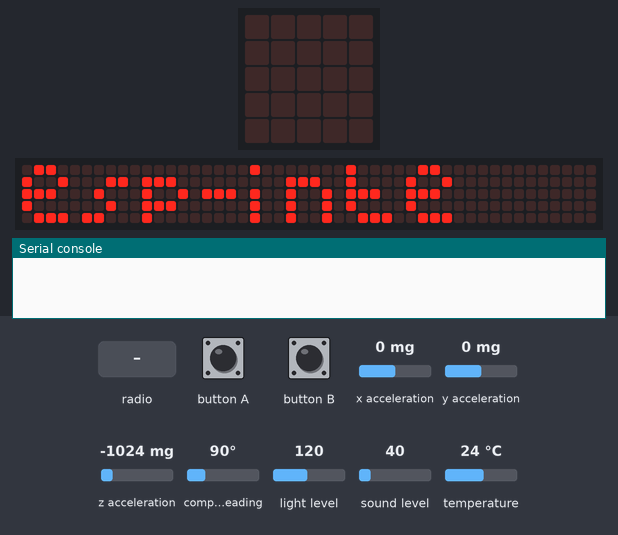
The program below on a simulated BBC micro:bit running MicroPython. Parts: the board's 5×5 LED display, a strip that is not on the board, showing the scrolling text unrolled, the last lines printed to the serial console. The test bench sets the inputs (shaded band); at power-on: x acceleration 0 mg, light level 120, y acceleration 0 mg, z acceleration -1024 mg, compass heading 90°, sound level 40, temperature 24 °C. No radio messages arrive unless stated (any console line starting 'radio sent:' is added by the test bench); the 48×5 strip is a reading aid, not a part: it shows the text the display is scrolling, unrolled, one strip-width of it at a time; the compass is already calibrated.

Above: at 2.91 s.
4.2 s: button A pressed for 0.15 s
At 4.7 s:
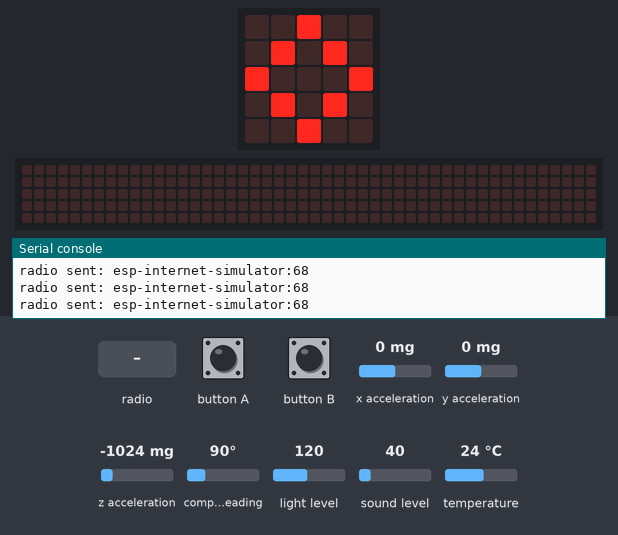
4.9 s: x acceleration set to -1440 mg
At 6.6 s:
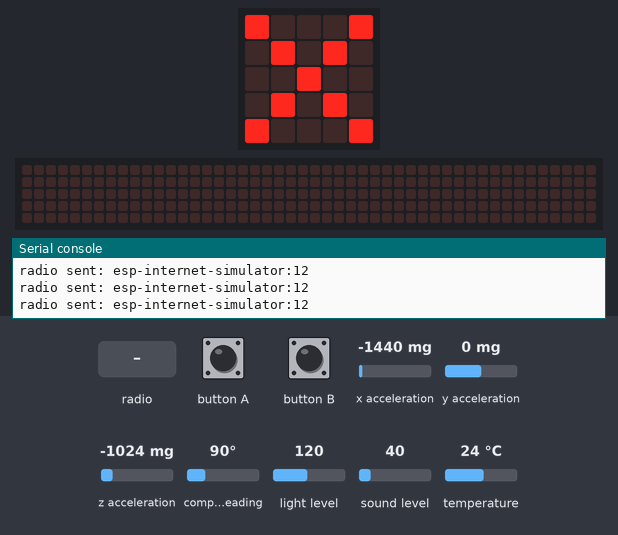
6.8 s: button B pressed for 0.15 s
At 6.88 s:
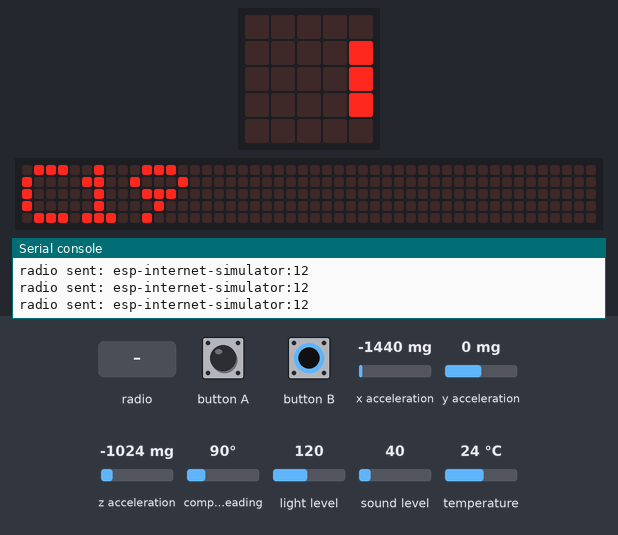
7.5 s: radio message "1" arrives
At 9.41 s:
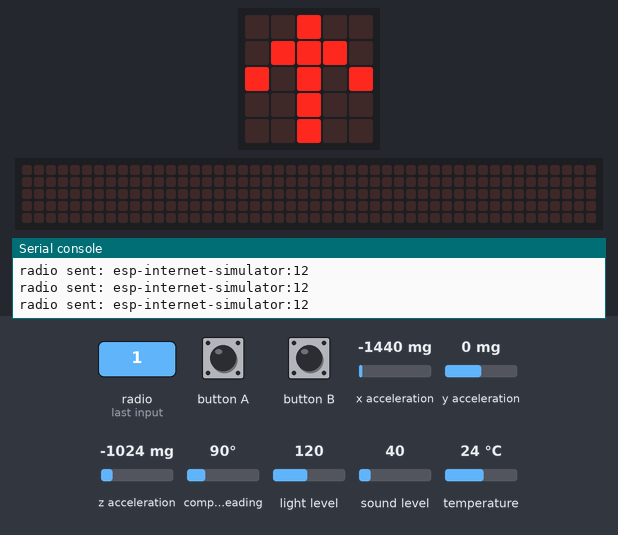
10.5 s: light level set to 5
At 11.8 s:
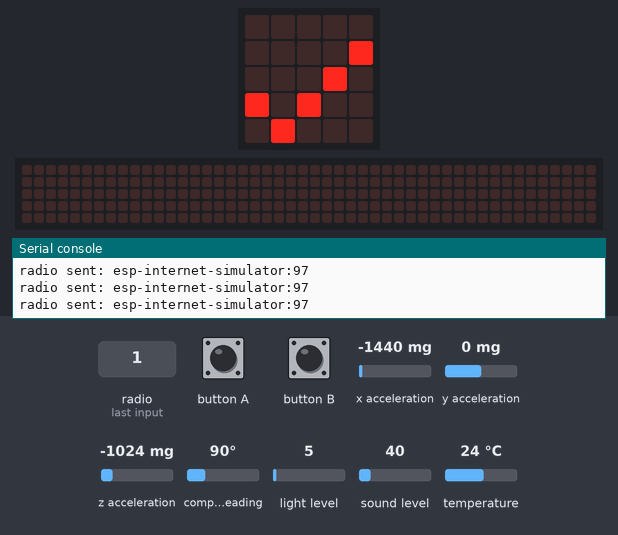
13.5 s: button A pressed for 1 s
At 14.6 s:
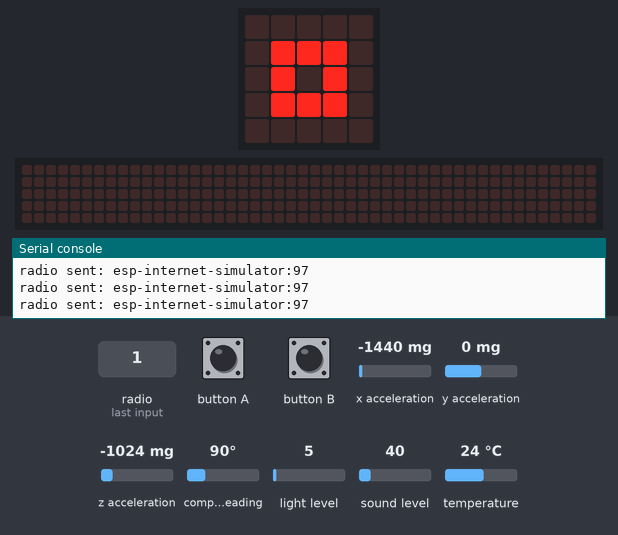

The program:

main.py
```python
"""
Internet Simulator — micro:bit MicroPython
🌍 DNS · 🖥️ web · 🔀 router · 🛡️ firewall

Workshop-DIY Educational Project
Flash to BBC micro:bit V2 via Mu Editor or microbit.org
"""

from microbit import *
import radio
import random
import utime

# ── Configuration ──
APP_NAME = "esp-internet-simulator"
RADIO_GROUP = 180
RADIO_POWER = 6  # 0-7

# ── Process Overview ──
# Step 1: The network is scanned to discover active devices and services.
# Step 2: Network packets are intercepted and captured for analysis.
# Step 3: Packet data is parsed to reveal protocols, addresses, and payloads.
# Step 4: Results are visualized as graphs, maps, or detailed reports.

# ── State ──
running = False
data_buffer = []
cycle_count = 0

def init():
    """Initialize hardware and radio."""
    radio.on()
    radio.config(group=RADIO_GROUP, power=RADIO_POWER)
    display.show(Image.HAPPY)
    utime.sleep_ms(500)

def read_sensors():
    """Read all available sensors."""
    return {
        'temp': temperature(),
        'light': display.read_light_level(),
        'accel_x': accelerometer.get_x(),
        'accel_y': accelerometer.get_y(),
        'accel_z': accelerometer.get_z(),
        'compass': compass.heading(),
        'sound': microphone.sound_level() if hasattr(microphone, 'sound_level') else 0,
    }

def process_data(sensors):
    """Process sensor data — core simulation logic."""
    # Combine sensor readings into a composite score
    score = (sensors['light'] + sensors['temp'] * 2 + abs(sensors['accel_x']) // 10) % 100
    return score

def broadcast(data):
    """Send data via radio."""
    msg = f"{APP_NAME}:{data}"
    radio.send(msg)

def check_incoming():
    """Check for incoming radio messages."""
    msg = radio.receive()
    if msg:
        data_buffer.append(msg)
        display.show(Image.ARROW_N)
        utime.sleep_ms(200)
    return msg

def display_result(score):
    """Display result on LED matrix."""
    if score > 70:
        display.show(Image.YES)
    elif score > 30:
        display.show(Image.DIAMOND)
    else:
        display.show(Image.NO)

# ── Main Loop ──
init()
display.scroll(APP_NAME[:8], delay=60)

while True:
    if button_a.was_pressed():
        running = not running
        if running:
            display.show(Image.ARROW_E)
        else:
            display.show(Image.SQUARE_SMALL)

    if running:
        sensors = read_sensors()
        score = process_data(sensors)
        broadcast(score)
        display_result(score)
        cycle_count += 1

        if cycle_count % 10 == 0:
            display.scroll(str(score), delay=50)

    check_incoming()

    if button_b.was_pressed():
        # Show stats
        display.scroll(f"C{cycle_count}", delay=50)
        utime.sleep_ms(500)

    utime.sleep_ms(100)
```

Measured:
- after the input at 4.2 s, the display: changes after 0.07 s (image 1)
- after the input at 4.9 s, the display: changes after 0.09 s (image 2)
- after the input at 6.8 s, the display: changes after 0.07 s (image 3)
- after the input at 7.5 s, the display: first differs from a run without the input after 1.8 s (image 4)
- after the input at 10.5 s, the display: first differs from a run without the input after 0.85 s (image 5)
- after the input at 13.5 s, the display: changes at once (image 6)
- what the display in image 5 shows lasts 1.0 s, from 11.3 s to 12.3 s
